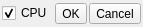
<?xml version="1.0" encoding="UTF-8"?>
<ui version="4.0">
 <class>TracePolyLineDlg</class>
 <widget class="QDialog" name="TracePolyLineDlg">
  <property name="geometry">
   <rect>
    <x>0</x>
    <y>0</y>
    <width>106</width>
    <height>27</height>
   </rect>
  </property>
  <property name="sizePolicy">
   <sizepolicy hsizetype="Fixed" vsizetype="Fixed">
    <horstretch>0</horstretch>
    <verstretch>0</verstretch>
   </sizepolicy>
  </property>
  <property name="windowTitle">
   <string>Segmentation</string>
  </property>
  <layout class="QHBoxLayout">
   <property name="spacing">
    <number>2</number>
   </property>
   <property name="leftMargin">
    <number>2</number>
   </property>
   <property name="topMargin">
    <number>2</number>
   </property>
   <property name="rightMargin">
    <number>2</number>
   </property>
   <property name="bottomMargin">
    <number>2</number>
   </property>
   <item>
    <widget class="QCheckBox" name="cpuButton">
     <property name="text">
      <string>CPU</string>
     </property>
     <property name="checked">
      <bool>true</bool>
     </property>
    </widget>
   </item>
   <item>
    <widget class="QToolButton" name="validButton">
     <property name="toolTip">
      <string>Confirm segmentation</string>
     </property>
     <property name="statusTip">
      <string>Confirm segmentation</string>
     </property>
     <property name="text">
      <string>OK</string>
     </property>
     <property name="icon">
      <iconset resource="../icones.qrc">
       <normaloff>:/CC/images/smallValidate.png</normaloff>:/CC/images/smallValidate.png</iconset>
     </property>
    </widget>
   </item>
   <item>
    <widget class="QToolButton" name="cancelButton">
     <property name="toolTip">
      <string>Cancel</string>
     </property>
     <property name="statusTip">
      <string>Cancel segentation</string>
     </property>
     <property name="text">
      <string>Cancel</string>
     </property>
     <property name="icon">
      <iconset resource="../icones.qrc">
       <normaloff>:/CC/images/smallCancel.png</normaloff>:/CC/images/smallCancel.png</iconset>
     </property>
    </widget>
   </item>
  </layout>
  <action name="actionSetRectangularSelection">
   <property name="icon">
    <iconset resource="../icones.qrc">
     <normaloff>:/CC/images/smallRectangleSelect.png</normaloff>:/CC/images/smallRectangleSelect.png</iconset>
   </property>
   <property name="text">
    <string>Rectangular selection</string>
   </property>
   <property name="toolTip">
    <string>Activates rectangular selection</string>
   </property>
  </action>
  <action name="actionSetPolylineSelection">
   <property name="icon">
    <iconset resource="../icones.qrc">
     <normaloff>:/CC/images/smallPolygonSelect.png</normaloff>:/CC/images/smallPolygonSelect.png</iconset>
   </property>
   <property name="text">
    <string>Polygonal selection</string>
   </property>
   <property name="toolTip">
    <string>Activaites polyline selection</string>
   </property>
  </action>
  <action name="actionUseExistingPolyline">
   <property name="icon">
    <iconset resource="../icones.qrc">
     <normaloff>:/CC/images/dbPolylineSymbol.png</normaloff>:/CC/images/dbPolylineSymbol.png</iconset>
   </property>
   <property name="text">
    <string>Use existing polyline</string>
   </property>
   <property name="toolTip">
    <string>Import polyline from DB for segmentation</string>
   </property>
  </action>
  <action name="actionExportSegmentationPolyline">
   <property name="icon">
    <iconset resource="../icones.qrc">
     <normaloff>:/CC/images/ccSave.png</normaloff>:/CC/images/ccSave.png</iconset>
   </property>
   <property name="text">
    <string>Export segmentation polyline</string>
   </property>
   <property name="toolTip">
    <string>Export segmentation polyline as new entity</string>
   </property>
  </action>
  <action name="actionProjectPolyline">
   <property name="text">
    <string>Project Polyline Vertexes on Selected</string>
   </property>
   <property name="toolTip">
    <string>project polyline on selected items</string>
   </property>
  </action>
 </widget>
 <resources>
  <include location="../icones.qrc"/>
 </resources>
 <connections/>
</ui>
